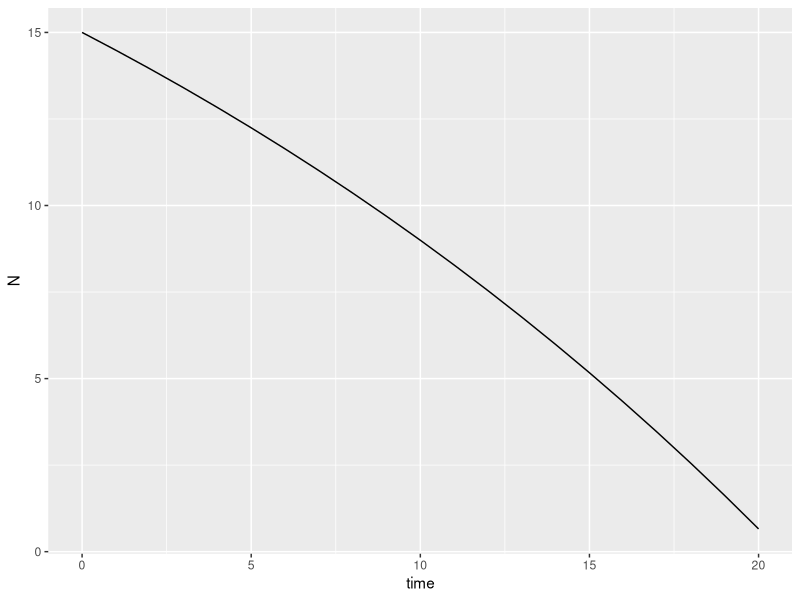
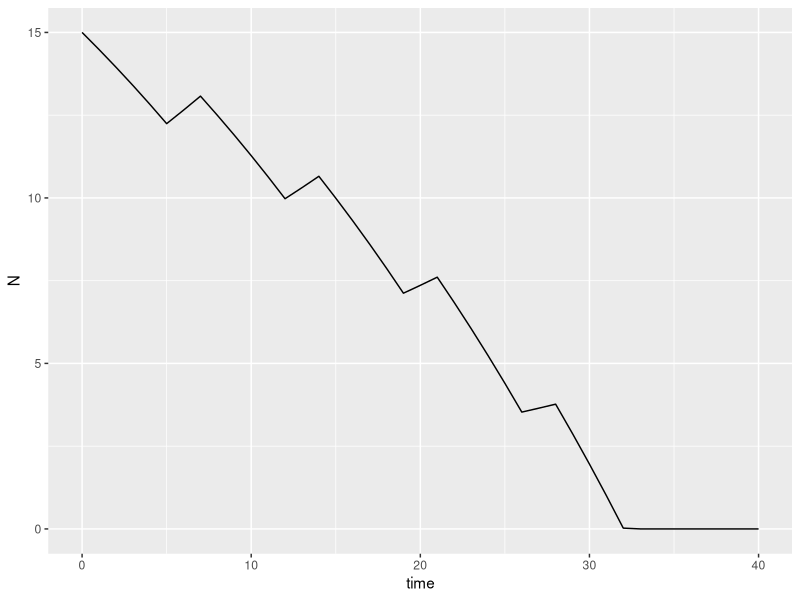

Source code (R) for these figures, in order: (Note: this script raises an error after producing the figures.)
## ---- chunk 1
knitr::opts_chunk$set(echo = TRUE)

library(deSolve)
library(ggplot2)
## ---- chunk 2
gs_dat <- data.frame(week = c(0, 6, 9), slime = c(10, 40, 80))
lm(log(slime) ~ week, data = gs_dat)
## ---- chunk 3
#Define the model as a function
Exponential <- function(t, state, parameters) {
with(as.list(c(state, parameters)), {
dN <- r * N
list(c(dN))
})
}

#Define the state variables, parameters, and times

parameters <- c(r = 0.23)
state <- c(N = 3) # We specify the initial values here
times <- 0:10 # Can use seq() to generate non-integer output times

#Run and save the model

exponential_sim <- ode(y = state, times = times, func = Exponential, parms = parameters)

exponential_sim
## ---- chunk 4
#Define the model as a function
Exponential_harvest <- function(t, state, parameters) {
with(as.list(c(state, parameters)), {
if (N > 0) {
dN <- r * N - h
} else {
dN <- 0
}
list(c(dN))
})
}

#Define the state variables, parameters, and times

parameters <- c(r = 0.23/7, h = 1)
state <- c(N = 15)
times <- 0:20 # this is now time in days!

#Run and save the model

exp_harvest_sim <- ode(y = state, times = times, func = Exponential_harvest, parms = parameters)

exp_harvest_sim

#Plot the model

ggplot(aes(x = time, y = N), data = as.data.frame(exp_harvest_sim)) + 
  geom_line()
## ---- chunk 5
#Set up the model function
Exponential_harvest_wknd <- function(t, state, parameters) {
with(as.list(c(state, parameters)), {
if (N > 0) {
if (t %% 7 < 5) {
dN <- r * N - h
} else {
dN <- r * N
}
} else {
dN <- 0
}
list(c(dN))
})
}

#Run the model

times <- 0:40
exp_harvest_wknd_sim <- ode(y = state, times = times, func = Exponential_harvest_wknd, parms = parameters)


#Plot the model

ggplot(aes(x = time, y = N), data = as.data.frame(exp_harvest_wknd_sim)) + geom_line()
## ---- chunk 6
#Exponential model function
Exponential <- function(t, state, parameters) {
with(as.list(c(state, parameters)), {
dN <- r * N
list(c(dN))
})
}

#Define the state variables, parameters, and times

parameters <- c(r = 0.23)
state <- c(N = 3) # We specify the initial values here
times <- 0:9 #9 weeks

#Run and save the exponential

exponential_sim_s1 <- ode(y = state, times = times, func = Exponential, parms = parameters)

starting_area_s1 <- as.numeric(exponential_sim_s1[10,2])

#Growth with harvest, harvest would start after week 9 - this is if the contractor works weekends

Exponential_harvest <- function(t, state, parameters) {
with(as.list(c(state, parameters)), {
if (N > 0) {
dN <- r * N - h
} else {
dN <- 0
}
list(c(dN))
})
}

#Define the state variables, parameters, and times

parameters <- c(r = 0.23/7, h = 1)
state <- c(N = starting_area)
times <- 0:50 # this is now time in days!

#Run and save the model

exp_harvest_sim_s1 <- ode(y = state, times = times, func = Exponential_harvest, parms = parameters)

exp_harvest_sim_s1

ggplot(aes(x = time, y = N), data = as.data.frame(exp_harvest_sim_s1)) + geom_line()


#Growth with harvest, harvest would start after week 9 - this is if the contractor does not work weekends

Exponential_harvest_wknd <- function(t, state, parameters) {
with(as.list(c(state, parameters)), {
if (N > 0) {
if (t %% 7 < 5) {
dN <- r * N - h
} else {
dN <- r * N
}
} else {
dN <- 0
}
list(c(dN))
})
}

#Run the model

parameters <- c(r = 0.23/7, h = 1)
state <- c(N = starting_area)
times <- 0:50 # this is now time in days!

exp_harvest_wknd_sim_s1 <- ode(y = state, times = times, func = Exponential_harvest_wknd, parms = parameters)

exp_harvest_wknd_sim_s1

#Plot the model

ggplot(aes(x = time, y = N), data = as.data.frame(exp_harvest_wknd_sim_s1)) + geom_line()

## ---- chunk 7
#Exponential model function
Exponential <- function(t, state, parameters) {
with(as.list(c(state, parameters)), {
dN <- r * N
list(c(dN))
})
}

#Define the state variables, parameters, and times

parameters <- c(r = 0.23)
state <- c(N = 3) # We specify the initial values here
times <- 0:2 #2 weeks

#Run and save the exponential

exponential_sim_s2 <- ode(y = state, times = times, func = Exponential, parms = parameters)

starting_area_s2 <- as.numeric(exponential_sim_s2[3,2])

#Growth with harvest, harvest would start after week 2 - this is if the contractor works weekends

Exponential_harvest <- function(t, state, parameters) {
with(as.list(c(state, parameters)), {
if (N > 0) {
dN <- r * N - h
} else {
dN <- 0
}
list(c(dN))
})
}

#Define the state variables, parameters, and times

parameters <- c(r = 0.23/7, h = 1)
state <- c(N = starting_area_s2)
times <- 0:50 # this is now time in days!

#Run and save the model

exp_harvest_sim_s2 <- ode(y = state, times = times, func = Exponential_harvest, parms = parameters)

exp_harvest_sim_s2

ggplot(aes(x = time, y = N), data = as.data.frame(exp_harvest_sim_s2)) + geom_line()


#Growth with harvest, harvest would start after week 9 - this is if the contractor does not work weekends

Exponential_harvest_wknd <- function(t, state, parameters) {
with(as.list(c(state, parameters)), {
if (N > 0) {
if (t %% 7 < 5) {
dN <- r * N - h
} else {
dN <- r * N
}
} else {
dN <- 0
}
list(c(dN))
})
}

#Run the model

parameters <- c(r = 0.23/7, h = 1)
state <- c(N = starting_area_s2)
times <- 0:50 # this is now time in days!

exp_harvest_wknd_sim_s2 <- ode(y = state, times = times, func = Exponential_harvest_wknd, parms = parameters)

exp_harvest_wknd_sim_s2

#Plot the model

ggplot(aes(x = time, y = N), data = as.data.frame(exp_harvest_wknd_sim_s2)) + geom_line()
## ---- chunk 8
#Exponential model function
Exponential <- function(t, state, parameters) {
with(as.list(c(state, parameters)), {
dN <- r * N
list(c(dN))
})
}

#Define the state variables, parameters, and times

parameters <- c(r = 0.23)
state <- c(N = 3) # We specify the initial values here
times <- 0:3 #3 weeks

#Run and save the exponential

exponential_sim_s3 <- ode(y = state, times = times, func = Exponential, parms = parameters)

starting_area_s3 <- as.numeric(exponential_sim_s3[4,2])

#Growth with harvest, harvest would start after week 2 - this is if the contractor works weekends

Exponential_harvest <- function(t, state, parameters) {
with(as.list(c(state, parameters)), {
if (N > 0) {
dN <- r * N - h
} else {
dN <- 0
}
list(c(dN))
})
}

#Define the state variables, parameters, and times

parameters <- c(r = 0.23/7, h = 1)
state <- c(N = starting_area_s3)
times <- 0:50 # this is now time in days!

#Run and save the model

exp_harvest_sim_s3 <- ode(y = state, times = times, func = Exponential_harvest, parms = parameters)

exp_harvest_sim_s3

ggplot(aes(x = time, y = N), data = as.data.frame(exp_harvest_sim_s3)) + geom_line()


#Growth with harvest, harvest would start after week 9 - this is if the contractor does not work weekends

Exponential_harvest_wknd <- function(t, state, parameters) {
with(as.list(c(state, parameters)), {
if (N > 0) {
if (t %% 7 < 5) {
dN <- r * N - h
} else {
dN <- r * N
}
} else {
dN <- 0
}
list(c(dN))
})
}

#Run the model

parameters <- c(r = 0.23/7, h = 1)
state <- c(N = starting_area_s3)
times <- 0:50 # this is now time in days!

exp_harvest_wknd_sim_s3 <- ode(y = state, times = times, func = Exponential_harvest_wknd, parms = parameters)

exp_harvest_wknd_sim_s3

#Plot the model

ggplot(aes(x = time, y = N), data = as.data.frame(exp_harvest_wknd_sim_s3)) + geom_line()
## ---- chunk 9
#Exponential model function
Exponential <- function(t, state, parameters) {
with(as.list(c(state, parameters)), {
dN <- r * N
list(c(dN))
})
}

#Define the state variables, parameters, and times

parameters <- c(r = 0.23)
state <- c(N = 3) # We specify the initial values here
times <- 0:4 #4 weeks

#Run and save the exponential

exponential_sim_s4 <- ode(y = state, times = times, func = Exponential, parms = parameters)

starting_area_s4 <- as.numeric(exponential_sim_s4[5,2])

#Growth with harvest, harvest would start after week 2 - this is if the contractor works weekends

Exponential_harvest <- function(t, state, parameters) {
with(as.list(c(state, parameters)), {
if (N > 0) {
dN <- r * N - h
} else {
dN <- 0
}
list(c(dN))
})
}

#Define the state variables, parameters, and times

parameters <- c(r = 0.23/7, h = 1)
state <- c(N = starting_area_s4)
times <- 0:50 # this is now time in days!

#Run and save the model

exp_harvest_sim_s4 <- ode(y = state, times = times, func = Exponential_harvest, parms = parameters)

exp_harvest_sim_s4

ggplot(aes(x = time, y = N), data = as.data.frame(exp_harvest_sim_s4)) + geom_line()


#Growth with harvest, harvest would start after week 9 - this is if the contractor does not work weekends

Exponential_harvest_wknd <- function(t, state, parameters) {
with(as.list(c(state, parameters)), {
if (N > 0) {
if (t %% 7 < 5) {
dN <- r * N - h
} else {
dN <- r * N
}
} else {
dN <- 0
}
list(c(dN))
})
}

#Run the model

parameters <- c(r = 0.23/7, h = 1)
state <- c(N = starting_area_s4)
times <- 0:50 # this is now time in days!

exp_harvest_wknd_sim_s4 <- ode(y = state, times = times, func = Exponential_harvest_wknd, parms = parameters)

exp_harvest_wknd_sim_s4

#Plot the model

ggplot(aes(x = time, y = N), data = as.data.frame(exp_harvest_wknd_sim_s4)) + geom_line()
